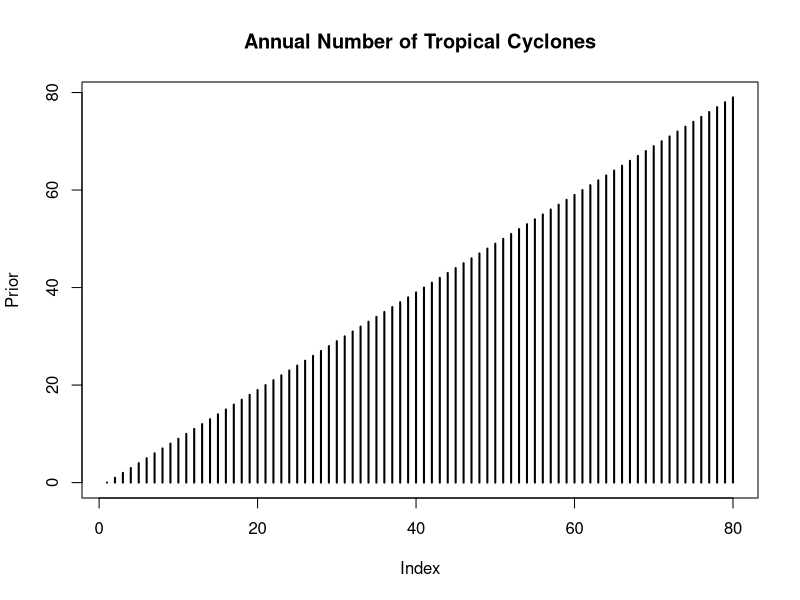
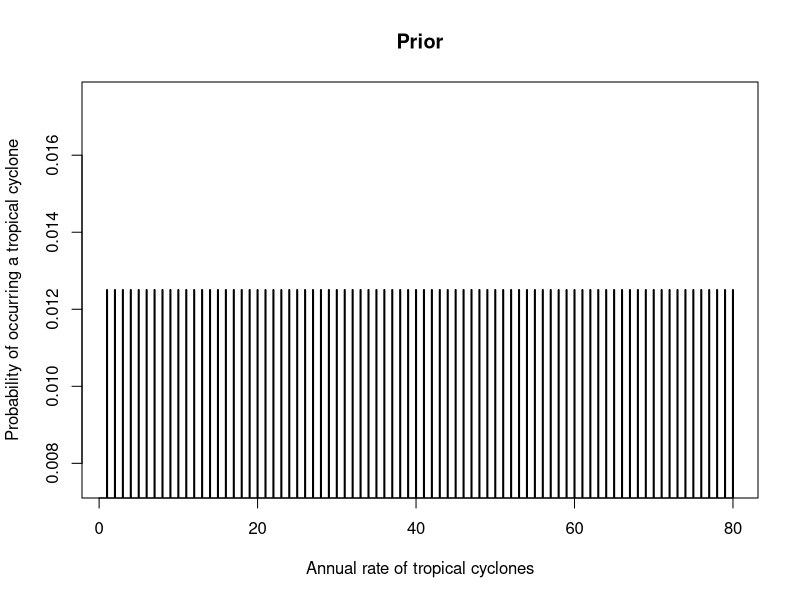
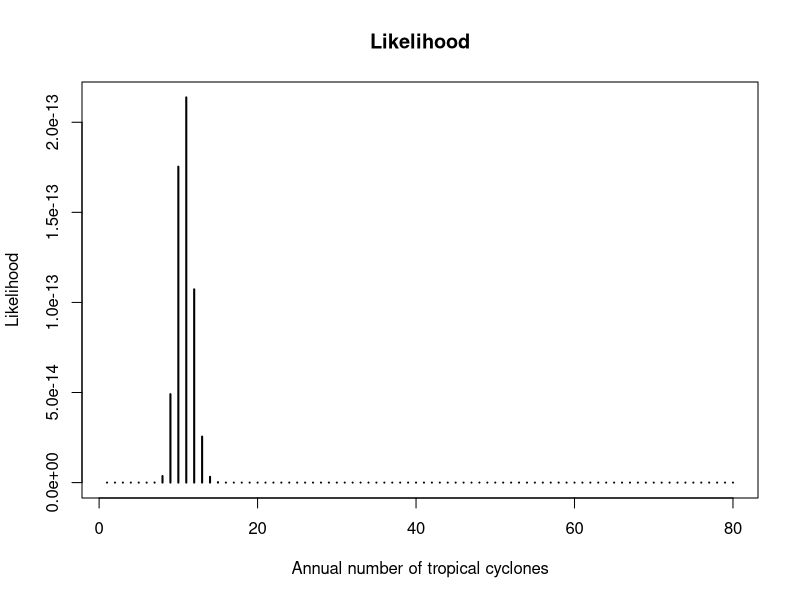
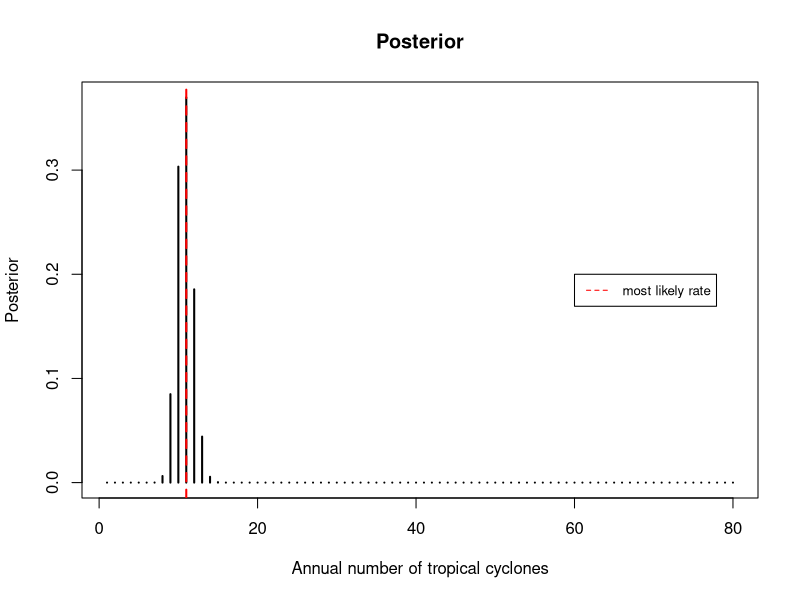

These figures' R source, in order:
## ---- chunk 1
knitr::opts_chunk$set(echo = TRUE)
## ---- chunk 2
cyclones <- c(9, 13, 8, 3, 10, 6, 13, 15, 16, 14)


min <- min(cyclones)
max <- max(cyclones)
## ---- chunk 3
cat("Minimum: ", min)
cat("Maximum: ", max)
## ---- chunk 4
prior <- 0:79 # define 80 values

plot(prior, type = "h",
     main = "Annual Number of Tropical Cyclones",
     xlab = "Index",
     ylab = "Prior",
     lwd = 2)
## ---- chunk 5
prior_prob <- rep(1/length(prior),times = length(prior)) 

# plot the discrete uniform probability distribution
plot(prior_prob, type="h", 
     main = "Prior", 
     xlab ="Annual rate of tropical cyclones", 
     ylab = "Probability of occurring a tropical cyclone", 
     lwd = 2)
## ---- chunk 6
#p(D|lambda) = Likelihood
#create a vector with the same number of entries as in "prior"
likeli <- rep(NA,length(prior))

#using a loop for the calculation
for (i in seq_along(prior))
{
  likeli[i] <- prod(dpois(cyclones,i))
}

plot(likeli,type ="h", 
     main = "Likelihood", 
     xlab ="Annual number of tropical cyclones", 
     ylab = "Likelihood", 
     lwd = 2)
## ---- chunk 7
# Posterior
bayes_rate <- likeli * prior_prob
bayes_rate <- bayes_rate/ sum(bayes_rate)

plot(bayes_rate, type = "h", 
     main = "Posterior", 
     xlab ="Annual number of tropical cyclones", 
     ylab = "Posterior", 
     lwd = 2)
abline(v = 11, lty = 2, lwd = 2, col = "red")
legend(60, 0.2, legend=c("most likely rate"),
       col=c("red"), lty=2, lwd = 1, cex=0.8)
which(c(bayes_rate) == max (bayes_rate))
